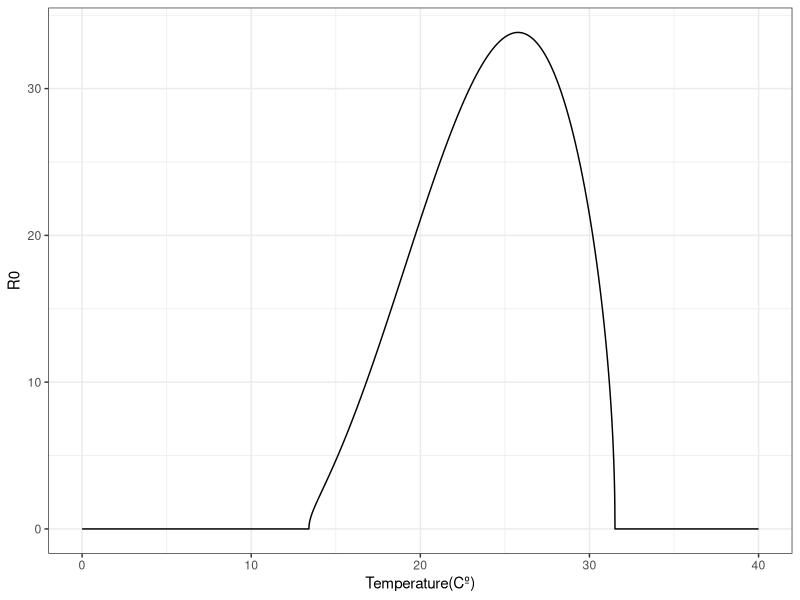

Here is the R script that generated this plot: (Note: this script raises an error after producing the figure.)
rm(list=ls())
library(tidyverse)
library(ggplot2)
library(dplyr)
library("ggpubr")
library(viridis)
library(gdata)
library("data.table")
library('numDeriv')

#------------------------FUNCTIONS---------------------------#
# Main functions 
Briere_func <- function(cte, tmin, tmax, temp){
  outp <- temp*cte*(temp - tmin)*(tmax - temp)^(1/2)
  if(outp < 0 | is.na(outp)){
    outp <- 0
  }
  return(outp)
}

Quad_func <- function(cte, tmin, tmax, temp){
  outp <- -cte*(temp - tmin)*(temp - tmax)
  if(outp < 0 | is.na(outp)){
    outp <- 0
  }
  return(outp)
}


#### -------------------------- Albopictus ------------------------- ####
## Thermal responses Aedes Albopictus from Mordecai 2017:
a_f_alb <- function(temp){Briere_func(0.000193,10.25,38.32,temp)} # Biting rate
TFD_f_alb <- function(temp){Briere_func(0.0488,8.02,35.65,temp)} # Fecundity
pEA_f_alb <- function(temp){Quad_func(0.00361,9.04,39.33,temp)} # Survival probability Egg-Adult
MDR_f_alb <- function(temp){Briere_func(0.0000638,8.6,39.66,temp)} # Mosquito Development Rate
lf_f_alb <- function(temp){Quad_func(1.43,13.41,31.51,temp)} # Adult life span



### Incorporating rain and human density:
h_f <- function(hum, rain){
  # Constants: 
  erat = 0.5
  e0 = 1.5
  evar = 0.05
  eopt = 8
  efac = 0.01
  edens = 0.01
  
  
  hatch <- (1-erat)*(((1+e0)*exp(-evar*(rain-eopt)^2))/(exp(-evar*(rain - eopt)^2) + e0)) +
    erat*(edens/(edens + exp(-efac*hum)))
  return(hatch)
}

# R0 function by temperature:
R0_func_alb <- function(rain,hum,Te){
  a <- a_f_alb(Te)
  f <- TFD_f_alb(Te)
  deltaa <- 1/lf_f_alb(Te)
  probla <- pEA_f_alb(Te)
  h <- h_f(hum,rain)
  deltE = 0.1
  R0 <- sqrt(f*(a/deltaa)*probla*(h*(h+deltE)))
  return(R0)
}

# Derivative with respect to Temperature
vec <- seq(0,40,0.01)
hum_cte <- 500
rain_cte <- 8
out <- sapply(vec,R0_func_alb,hum=hum_cte, rain=rain_cte)

df_out <- data.frame(vec, out)
plot_t <- ggplot(df_out) +
  geom_line(aes(vec,out)) + 
  xlab("Temperature(Cº)") + ylab("R0") +
  theme_bw()

ind <- df_out[which(df_out$out != 0),1]
numd1_t <- grad(function(x){R0_func_alb(rain_cte,hum_cte,x)}, ind)
devf_t <- data.frame(ind,numd1_t)
dev_t <- ggplot(devf_t) +
  geom_line(aes(ind,numd1_t)) + 
  xlab("Temperature(Cº)") + ylab("dR0/dT") +
  theme_bw()

# Derivative with respect to Rainfall
vec <- seq(0,20,0.01)
hum_cte <- 500
te_cte <- 22
out <- sapply(vec,R0_func_alb,hum=hum_cte, Te=te_cte)
df_out <- data.frame(vec, out)
plot_r <- ggplot(df_out) +
  geom_line(aes(vec,out))+ 
  xlab("Rainfall(mm)") + ylab("R0") +
  theme_bw()
ind <- df_out[which(df_out$out != 0),1]
numd1_r <- grad(function(x){R0_func_alb(x,hum_cte,te_cte)}, ind)
devf_r <- data.frame(ind,numd1_r)
dev_r <- ggplot(devf_r) +
  geom_line(aes(ind,numd1_r))  + 
  xlab("Rainfall(mm)") + ylab("dR0/dR") +
  theme_bw()

# Derivative with respect to Human density
vec <- seq(0,1500,1)
rain_cte <- 8
te_cte <- 22
out <- sapply(vec,R0_func_alb,rain=rain_cte, Te=te_cte)
df_out <- data.frame(vec, out)
plot_h <- ggplot(df_out) +
  geom_line(aes(vec,out)) + 
  xlab("Human density(km2)") + ylab("R0") +
  theme_bw()

ind <- df_out[which(df_out$out != 0),1]
numd1_h <- grad(function(x){R0_func_alb(rain_cte,x,te_cte)}, ind)
devf_h <- data.frame(ind,numd1_h)
dev_h <- ggplot(devf_h) +
  geom_line(aes(ind,numd1_h)) + 
  xlab("Human density(km2)") + ylab("dR0/dH") +
  theme_bw()

library(ggpubr)
ggarrange(dev_t,dev_r,dev_h)
ggarrange(plot_t,plot_r,plot_h)
